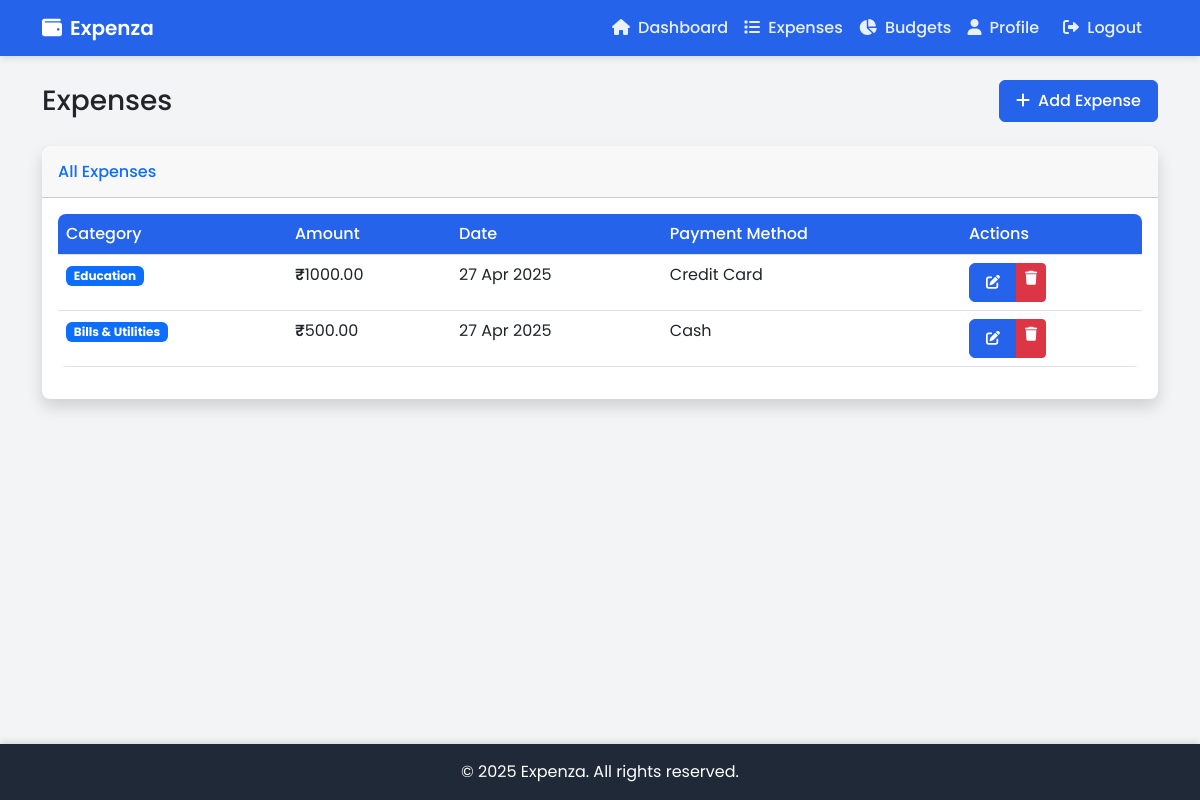
The page /expenses/ (signed in) on the database its author committed.
### expenses/models.py (models this page shows, shortened)
class Expense(models.Model):
    PAYMENT_METHODS = [
        ('cash', 'Cash'),
        ('credit_card', 'Credit Card'),
        ('debit_card', 'Debit Card'),
        ('bank_transfer', 'Bank Transfer'),
        ('other', 'Other'),
    ]
    user = models.ForeignKey(User, on_delete=models.CASCADE, related_name='expenses')
    category = models.ForeignKey(Category, on_delete=models.SET_NULL, null=True, related_name='expenses')
    amount = models.DecimalField(max_digits=10, decimal_places=2, validators=[MinValueValidator(0.01)])
    description = models.TextField()
    date = models.DateField()
    payment_method = models.CharField(max_length=20, choices=PAYMENT_METHODS, default='cash')
    receipt = models.ImageField(upload_to='receipts/', null=True, blank=True)
    created_at = models.DateTimeField(auto_now_add=True)
    updated_at = models.DateTimeField(auto_now=True)
    class Meta:
        ordering = ['-date']

class Category(models.Model):
    name = models.CharField(max_length=100)
    description = models.TextField(blank=True)
    user = models.ForeignKey(User, on_delete=models.CASCADE, related_name='categories')
    created_at = models.DateTimeField(auto_now_add=True)
    updated_at = models.DateTimeField(auto_now=True)
    class Meta:
        verbose_name_plural = 'Categories'
        unique_together = ('name', 'user')

### expenses/views.py (the view)
# urls.py: path('expenses/', views.expense_list, name='expense_list'),
@login_required
def expense_list(request):
    expenses = Expense.objects.filter(user=request.user).order_by('-date')
    return render(request, 'expenses/expense_list.html', {'expenses': expenses})

### templates/expenses/expense_list.html (shortened to what this page needs)
{% extends 'base.html' %}
{% block content %}
<div class="d-flex justify-content-between align-items-center mb-4">
    <h1 class="h3 mb-0 text-gray-800">Expenses</h1>
    <a href="{% url 'expense_create' %}" class="btn btn-primary">
        <i class="fas fa-plus me-2"></i>Add Expense
    </a>
</div>
<div class="card shadow mb-4">
    <div class="card-header py-3">
        <h6 class="m-0 font-weight-bold text-primary">All Expenses</h6>
    </div>
    <div class="card-body">
        <div class="table-responsive">
            <table class="table table-hover">
                <thead>
                    <tr>
                        <th>Category</th>
                        <th>Amount</th>
                        <th>Date</th>
                        <th>Payment Method</th>
                        <th>Actions</th>
                    </tr>
                </thead>
                <tbody>
                    {% for expense in expenses %}
                    <tr>
                        <td>
                            <span class="badge bg-primary">{{ expense.category.name }}</span>
                        </td>
                        <td>
                            <span class="currency-symbol">₹</span>{{ expense.amount }}
                        </td>
                        <td>{{ expense.date|date:"d M Y" }}</td>
                        <td>{{ expense.get_payment_method_display }}</td>
                        <td>
                            <div class="btn-group">
                                <a href="{% url 'expense_update' expense.pk %}" class="btn btn-sm btn-primary">
                                    <i class="fas fa-edit"></i>
                                </a>
                                <a href="{% url 'expense_delete' expense.pk %}" class="btn btn-sm btn-danger">
                                    <i class="fas fa-trash"></i>
                                </a>
                            </div>
                        </td>
                    </tr>
                    {% endfor %}
                </tbody>
            </table>
        </div>
    </div>
</div>
{% endblock %}

### templates/base.html (style rules this page uses)
:root { --primary-color: #2563eb; --secondary-color: #10b981; --dark-color: #1f2937; --light-color: #f3f4f6; }
body { background-color: var(--light-color); font-family: 'Poppins', sans-serif; }
.card { border: none; border-radius: 0.5rem; box-shadow: 0 4px 6px -1px rgba(0, 0, 0, 0.1); transition: transform 0.3s ease; }
.btn-primary { background-color: var(--primary-color); border-color: var(--primary-color); font-weight: 500; padding: 0.5rem 1rem; border-radius: 0.375rem; }
.table { border-radius: 0.5rem; overflow: hidden; }
.table thead th { background-color: var(--primary-color); color: white; font-weight: 500; }
.currency-symbol { font-family: 'Poppins', sans-serif; font-weight: 600; }

### rows shown on the page
Expense: category.name "Education", amount "1000.00", date "27 Apr 2025", payment_method "Credit Card"
Expense: category.name "Bills & Utilities", amount "500.00", date "27 Apr 2025", payment_method "Cash"
